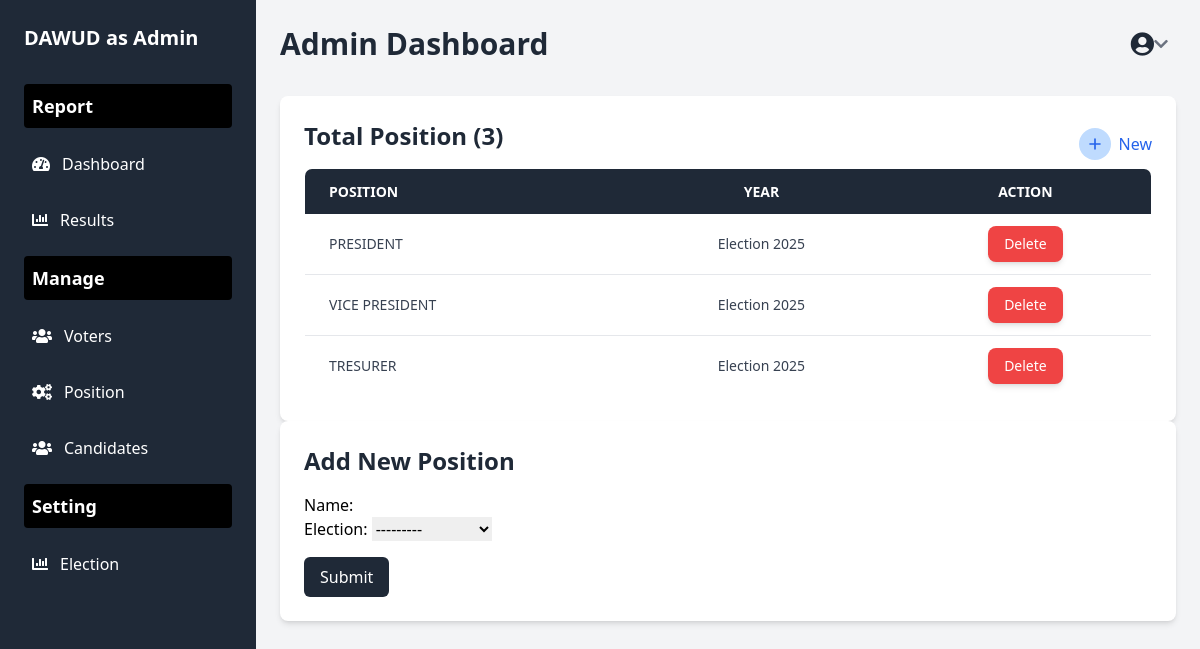
/position/ (signed in), run on the app's committed database.
### maaun/models.py (models this page shows, shortened)
class Position(models.Model):
    name = models.CharField(max_length=100)
    election = models.ForeignKey(Election, on_delete=models.CASCADE, related_name="positions")
    class Meta:
        unique_together = ('name', 'election')  # Prevents duplicate positions under the same election

class Election(models.Model):
    year = models.IntegerField(unique=True, max_length=4)
    created = models.DateTimeField(auto_now=True)
    def __str__(self):
        return f"Election {self.year}"

### maaun/views.py (the view)
# urls.py: path('position/', views.positions, name="position"),
@login_required(login_url='my-login')
def positions(request):
    form = PositionForm()
    if request.method == "POST":
        form = PositionForm(request.POST)
        if form.is_valid():
            form.save()
            messages.success(request, "Succesfully Added Position!")
            return redirect("position")
    positions = Position.objects.all()
    position_count = Position.objects.count
    context = {
        "positions": positions,
        "form": form,
        "position_count":position_count
        }
    return render(request, "maaun/position.html", context)

### maaun/forms.py
class PositionForm(forms.ModelForm):
    class Meta:
        model = Position
        fields = ['name', 'election']

### maaun/templates/maaun/position.html (shortened to what this page needs)
{% load static%}
<!DOCTYPE html>
<html lang="en">
<head>
    <script src="https://cdn.tailwindcss.com"></script>
</head>
<body class="bg-gray-100 h-screen flex">
    {% include 'maaun/board-sidebar.html' %}
    <div class="flex-1 ml-64 p-6 overflow-auto ">
        {% include 'maaun/board-navbar.html' %}
        <div class="bg-white p-6 rounded-lg shadow-md">
            <div class="flex justify-between items-center">
                <h3 class="text-2xl font-semibold text-gray-800 mb-4">Total Position ({{position_count}})</h3>
                <a href="#add-position-form" class="text-blue-600 hover:underline flex items-center">
                    <div class="rounded-full bg-blue-200 w-8 h-8 flex items-center justify-center mr-2">
                        <svg xmlns="http://www.w3.org/2000/svg" class="h-5 w-5 text-blue-600" fill="none" viewBox="0 0 24 24" stroke="currentColor">
                            <path stroke-linecap="round" stroke-linejoin="round" stroke-width="2" d="M12 6v6m0 0v6m0-6h6m-6 0H6" />
                        </svg>
                    </div>
                    <span>New</span>
                </a>
            </div>
            <div class="overflow-x-auto">
                <table class="w-full table-auto border border-gray-300 rounded-lg overflow-hidden">
                    <thead>
                        <tr class="bg-gray-800 text-white uppercase text-sm leading-normal">
                            <th class="py-3 px-6 text-left">Position</th>
                            <th class="py-3 px-6 text-center">Year</th>
                            <th class="py-3 px-6 text-center">Action</th>
                        </tr>
                    </thead>
                    <tbody class="text-gray-700 text-sm font-light">
                        {% for position in positions %}
                        <tr class="border-b border-gray-200 hover:bg-gray-100">
                            <td class="py-3 px-6 text-left">{{ position.name|upper }}</td>
                            <td class="py-3 px-6 text-center">{{ position.election }}</td>
                            <td class="py-3 px-6 text-center">
                                <div>
                                    <form method="post" action="{% url 'delete_item' model_name='position' item_id=position.id %}" onsubmit="return confirm('Are you sure you want to delete this Position?');" class="inline-block">
                                        <button type="submit" class="px-4 py-2 bg-red-500 text-white text-sm rounded-lg shadow-md hover:bg-red-600 transition duration-200">
                                            Delete
                                        </button>
                                    </form>
                                </div>
                            </td>
                        </tr>
                        {% empty %}
                        <tr>
                            <td colspan="4" class="py-4 text-center text-gray-500">No positions found.</td>
                        </tr>
                        {% endfor %}
                    </tbody>
                </table>
            </div>
        </div>
        <div id="add-position-form" class="bg-white p-6 rounded-lg shadow-md">
            {% load tailwind_filters %}
            <div class="flex justify-between">
                <h3 class="text-2xl font-semibold text-gray-800 mb-4">Add New Position</h3>
            </div>
            <div class="overflow-x-auto">
                <form method="POST">
                    {{ form|crispy }}
                    <button type="submit" class=" bg-gray-800 text-white px-4 py-2 rounded-md mt-4 hover:bg-blue-600">
                        Submit
                    </button>
                </form>
            </div>
        </div>
    </div>
</body>
</html>

### maaun/templates/maaun/board-sidebar.html
<div class="w-64 bg-gray-800 text-white h-screen p-6 fixed left-0 top-0 overflow-y-auto">
    <h2 class="text-xl font-semibold mb-8">
        <span class="font-bold text-white uppercase">{{ request.user.username }} </span> as Admin
    </h2>
    <ul class="space-y-4">
        <h4 class=" bg-black p-2 rounded  text-white text-lg font-semibold  mt-8 mb-4">Report</h4>
        <li>
            <a href="{% url 'dashboard' %}" class="flex items-center text-white hover:bg-gray-700 p-2 rounded">
                <i class="fas fa-tachometer-alt mr-3"></i> Dashboard
            </a>
        </li>
        <li>
            <a href="{% url 'final-result' %}" class="flex items-center text-white hover:bg-gray-700 p-2 rounded">
                <i class="fas fa-chart-bar mr-3"></i> Results
            </a>
        </li>
        <h4 class="bg-black p-2 rounded  text-white text-lg font-semibold mt-8 mb-4">Manage</h4>
        <li>
            <a href="{% url 'voter' %}" class="flex items-center text-white hover:bg-gray-700 p-2 rounded">
                <i class="fas fa-users mr-3"></i> Voters
            </a>
        </li>
        <li>
            <a href="{% url 'position'  %}" class="flex items-center text-white hover:bg-gray-700 p-2 rounded">
                <i class="fas fa-cogs mr-3"></i> Position
            </a>
        </li>
        <li>
            <a href="{% url 'candidate' %}" class="flex items-center text-white hover:bg-gray-700 p-2 rounded">
                <i class="fas fa-users mr-3"></i> Candidates
            </a>
        </li>
        <h4 class=" bg-black p-2 rounded  text-white text-lg font-semibold mt-8 mb-4">Setting</h4>
        <li>
            <a href="{% url 'election'  %}" class="flex items-center text-white hover:bg-gray-700 p-2 rounded">
                <i class="fas fa-chart-bar mr-3"></i> Election
            </a>
        </li>
    </ul>
</div>

### data on the page
Position: name "PRESIDENT", election "Election 2025"
Position: name "VICE PRESIDENT", election "Election 2025"
Position: name "TRESURER", election "Election 2025"

### other printed values
{{ request.user.username }} "DAWUD"
{{ position_count }} "3"
